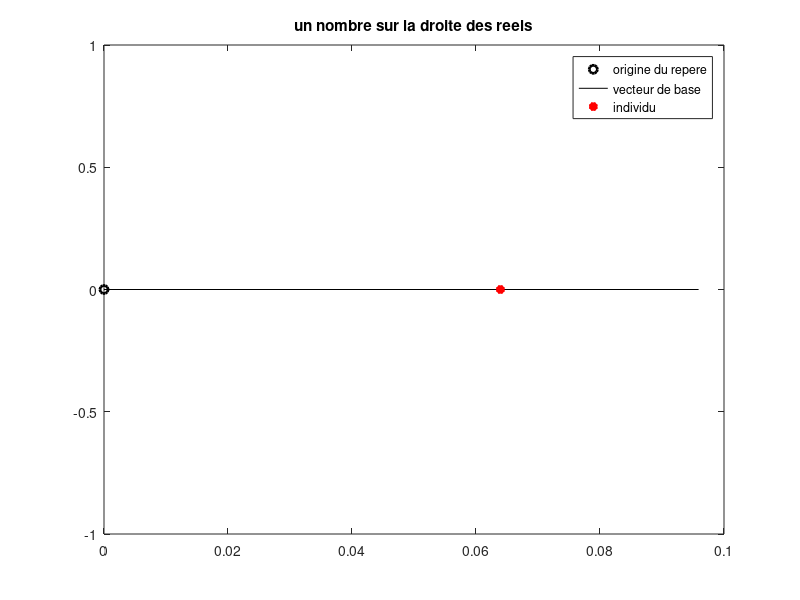
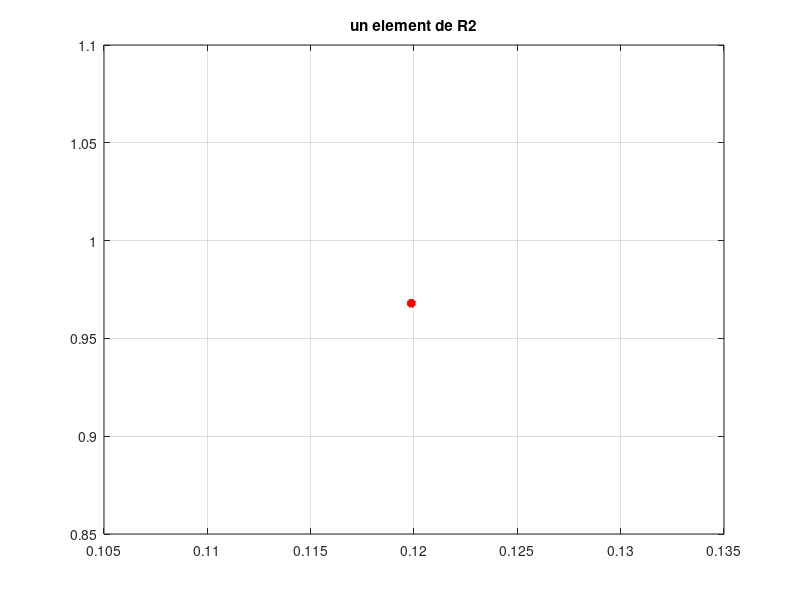
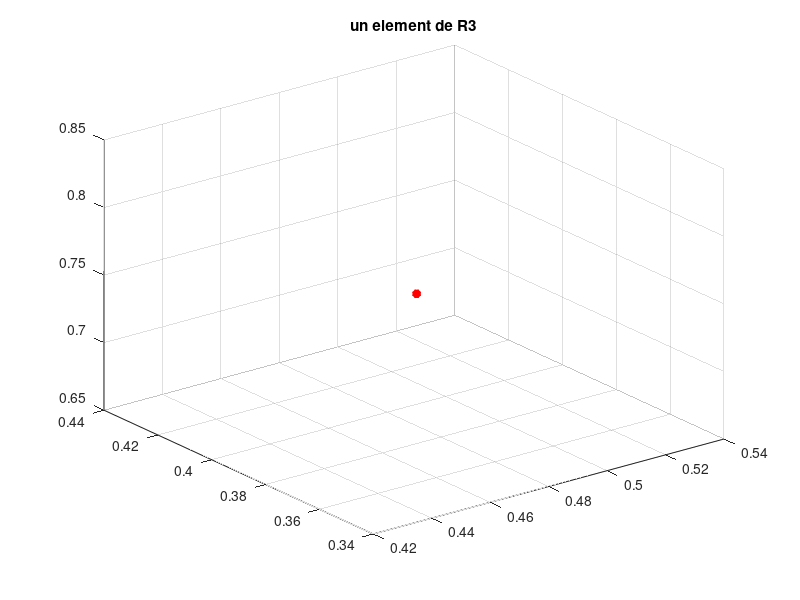
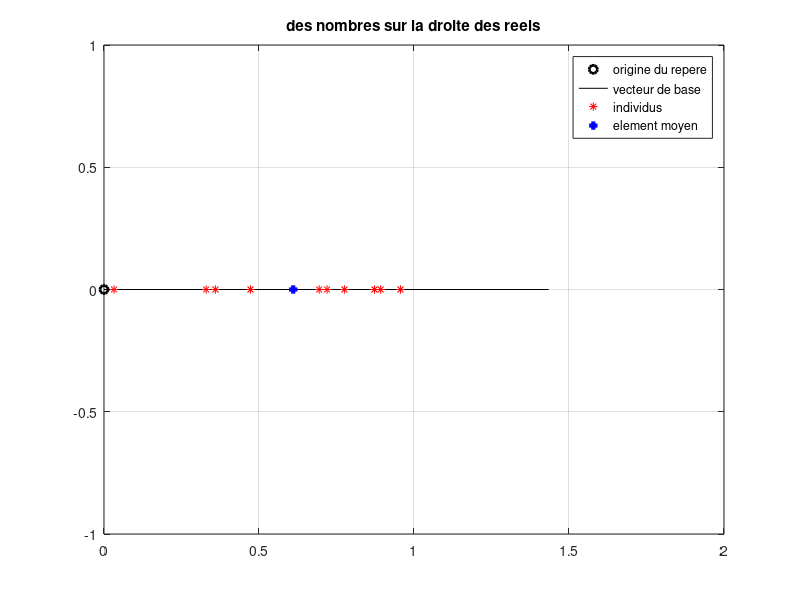

The MATLAB script that drew these images, in order:
clear variables; close all; clc;

% Visualiser un individu de taille 1 :
x = rand(1); % generation d'un element aleatoire par une distribution uniforme
figure(1),clf, 
plot(0,0,'ko','linewidth',2)
hold on, plot([0 1.5*x],[0 0],'k-') % On trace un segment de la droite des 
% abscisses (ordonnees de debut et de fin : 0 et 0) suffisamment grand pour
% pouvoir placer x 
hold on, plot(x,0,'r*','linewidth',3) % on place x sur la droite des abscisses
legend('origine du repere','vecteur de base','individu');
title('un nombre sur la droite des reels');

% Visualiser un individu de taille 2 :
x = rand(1,2); % generation d'une matrice a une ligne et deux colonnes 
% -- x est donc un vecteur ligne -- par une distribution uniforme
figure(2),clf, plot(x(1),x(2),'r*','linewidth',3);grid on
title('un element de R2')

% Visualiser un individu de taille 3 :
x = rand(1,3);% generation d'une matrice a une ligne et trois colonnes 
% -- x est donc un vecteur ligne -- par une distribution uniforme
figure(3),clf, plot3(x(1),x(2),x(3),'r*','linewidth',3);grid on
title('un element de R3')

% Nous allons maintenant travailler avec un nuage d'individus. Ce nuage
% contient nb_indiv points
nb_indiv = 10;

%%%%%%%%%%%%%%%%%%%%%%%%%%%%%%%%%%%%%%%%%%%%%%%%%%%%%%%%%%%%%%%%%%%%%%%%%%%
% ATTENTION : LE CODE CI-DESSOUS (ET DE MANIERE GENERALE, LES AUTRES CODES)
% EST FOURNI POUR VOUS AIDER A COMPRENDRE LA GENERATION DE VECTEURS ET 
% LA MANIPULATION DES FIGURES SOUS MATLAB (AJOUT D'UNE LEGENDE, CREATION 
% D'AXES, AFFICHAGE DE PLUSIEURS POINTS EN MEME TEMPS...). 
% ILS DOIVENT ETRE MODIFIES OU COMPLETES POUR EFFECTUER CE QUI EST DEMANDE 
% EN CONSIGNE.
% AFIN QUE LE SCRIPT FONCTIONNE SANS PLANTAGE, NOUS AVONS ECRIT DES
% INSTRUCTIONS QUE VOUS DEVEZ CHANGER (PAR EXEMPLE, LA CREATION ET 
% L'AFFICHAGE DES INDIVIDUS DANS LA SUITE DE CE CODE)
%
% VOUS POUVEZ EFFACER LA LIGNE QUI AFFICHE A COMPLETER UNE FOIS LE TRAVAIL
% REALISE
%
%%%%%%%%%%%%%%%%%%%%%%%%%%%%%%%%%%%%%%%%%%%%%%%%%%%%%%%%%%%%%%%%%%%%%%%%%%%

disp(' ** A COMPLETER ** CONSIGNES EN COMMENTAIRE ** ')
%%%%%%%%%%%%%%%%%%%%%%%%%%%%%%%%%%%%%%%%%%%%%%%%%%%%%%%%%%%%%%%%%%%%%%%%%%%
% GENERER ALEATOIREMENT UN TABLEAU DE DONNEES CONTENANT DIX NOMBRES GENERES
% SUIVANT UNE DISTRIBUTION  UNIFORME. 
% AFFICHER CES NOMBRES ET L'ELEMENT MOYEN SUR LA DROITE DES REELS
%%%%%%%%%%%%%%%%%%%%%%%%%%%%%%%%%%%%%%%%%%%%%%%%%%%%%%%%%%%%%%%%%%%%%%%%%%%
 
x = rand(1,nb_indiv);
x_mean = mean(x);

figure(11),clf
plot(0,0,'ko','linewidth',2)
hold on,plot([0 1.5*max(x)],[0 0],'k-') % tracer le segment de droite permettant de 
% placer le nuage de points
hold on, plot(x,zeros(1,nb_indiv),'r*',x_mean,0,'b+','linewidth',3);grid on
legend('origine du repere','vecteur de base','individus','element moyen');
title('des nombres sur la droite des reels');

disp(' ** A COMPLETER ** CONSIGNES EN COMMENTAIRE ** ')
%%%%%%%%%%%%%%%%%%%%%%%%%%%%%%%%%%%%%%%%%%%%%%%%%%%%%%%%%%%%%%%%%%%%%%%%%%%
% GENERER ALEATOIREMENT UN TABLEAU DE DONNEES CONTENANT DIX INDIVIDUS DE 
% TAILLE 2, SUIVANT UNE DISTRIBUTION GAUSSIENNE DE MOYENNE 0 ET D ECART 
% TYPE 1
%%%%%%%%%%%%%%%%%%%%%%%%%%%%%%%%%%%%%%%%%%%%%%%%%%%%%%%%%%%%%%%%%%%%%%%%%%%

x = randn(2,nb_indiv); 
x_mean = [mean(x(1,:)); mean(x(2,:))];

%%%%%%%%%%%%%%%%%%%%%%%%%%%%%%%%%%%%%%%%%%%%%%%%%%%%%%%%%%%%%%%%%%%%%%%%%%%
% AFFICHER CES VECTEURS ET L'ELEMENT MOYEN DANS LE PLAN
%%%%%%%%%%%%%%%%%%%%%%%%%%%%%%%%%%%%%%%%%%%%%%%%%%%%%%%%%%%%%%%%%%%%%%%%%%%
figure(12), clf
plot(x(1,:),x(2,:),'r*',x_mean(1),x_mean(2),'b+','linewidth',3);grid on
legend('individus','element moyen');
title('Des nombres suivant une distribution gaussienne sur le plan');

disp(' ** A COMPLETER ** CONSIGNES EN COMMENTAIRE ** ')
%%%%%%%%%%%%%%%%%%%%%%%%%%%%%%%%%%%%%%%%%%%%%%%%%%%%%%%%%%%%%%%%%%%%%%%%%%%
% GENERER ALEATOIREMENT UN TABLEAU DE DONNEES CONTENANT DIX INDIVIDUS DE 
% TAILLE 3, SUIVANT UNE DISTRIBUTION GAUSSIENNE DE MOYENNE 2 ET D ECART 
% TYPE 3
%%%%%%%%%%%%%%%%%%%%%%%%%%%%%%%%%%%%%%%%%%%%%%%%%%%%%%%%%%%%%%%%%%%%%%%%%%%

x = 3*randn(3,nb_indiv) + 2; 
x_mean = [mean(x(1,:)); mean(x(2,:)); mean(x(3,:))];

%%%%%%%%%%%%%%%%%%%%%%%%%%%%%%%%%%%%%%%%%%%%%%%%%%%%%%%%%%%%%%%%%%%%%%%%%%%
% AFFICHER CES VECTEURS ET L'ELEMENT MOYEN DANS L ESPACE
%%%%%%%%%%%%%%%%%%%%%%%%%%%%%%%%%%%%%%%%%%%%%%%%%%%%%%%%%%%%%%%%%%%%%%%%%%%
figure(13), clf
plot3(x(1,:),x(2,:),x(3,:),'r*',x_mean(1),x_mean(2), x_mean(3), 'b+','linewidth',3);grid on
legend('individus','element moyen');
title("Des nombres suivant une distribution gaussienne dans l'espace");


